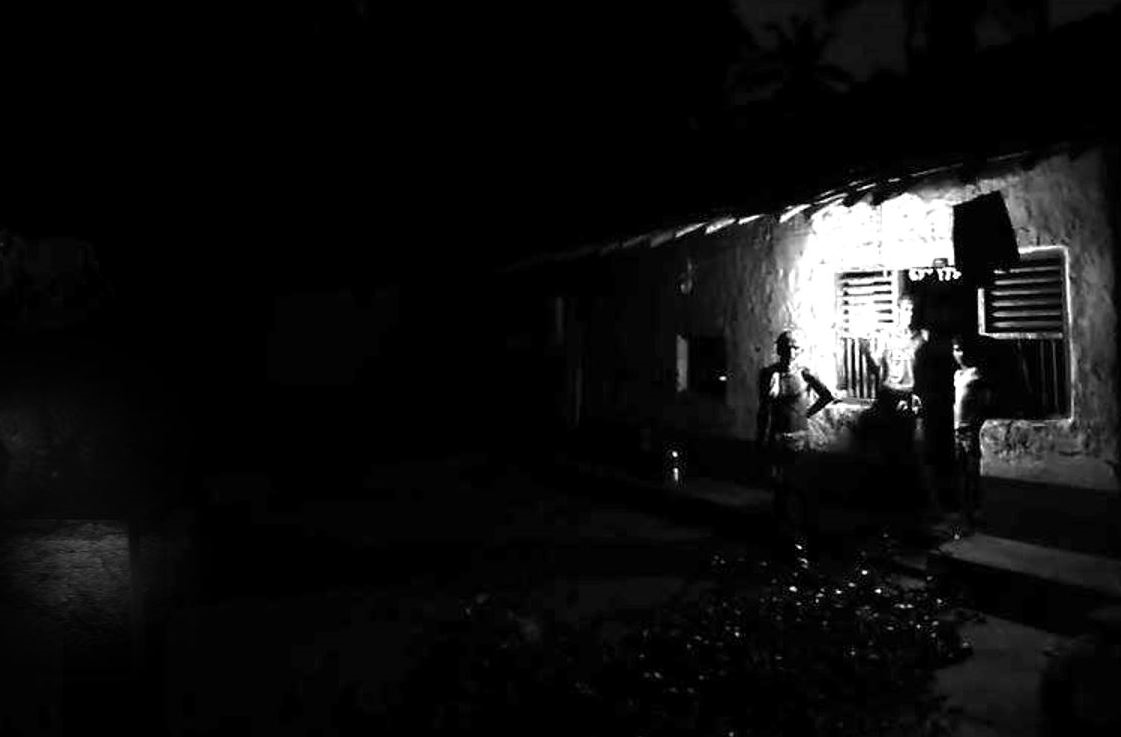
#> input picture cctv2.png, 1121 x 737 px
$ python clahe1.py
#> lines starting #> are read from the running program, lines starting #| are printed output that depends on the picture
# [18 lines of commented-out code are left out]
import cv2
import numpy as np
image = cv2.imread('cctv2.png')
#> image is the input picture: shape (737, 1121, 3); min 0, max 255, mean 15.5
gray = cv2.cvtColor(image, cv2.COLOR_BGR2GRAY)
cv2.imshow('gray', gray)
equalized = cv2.equalizeHist(gray)
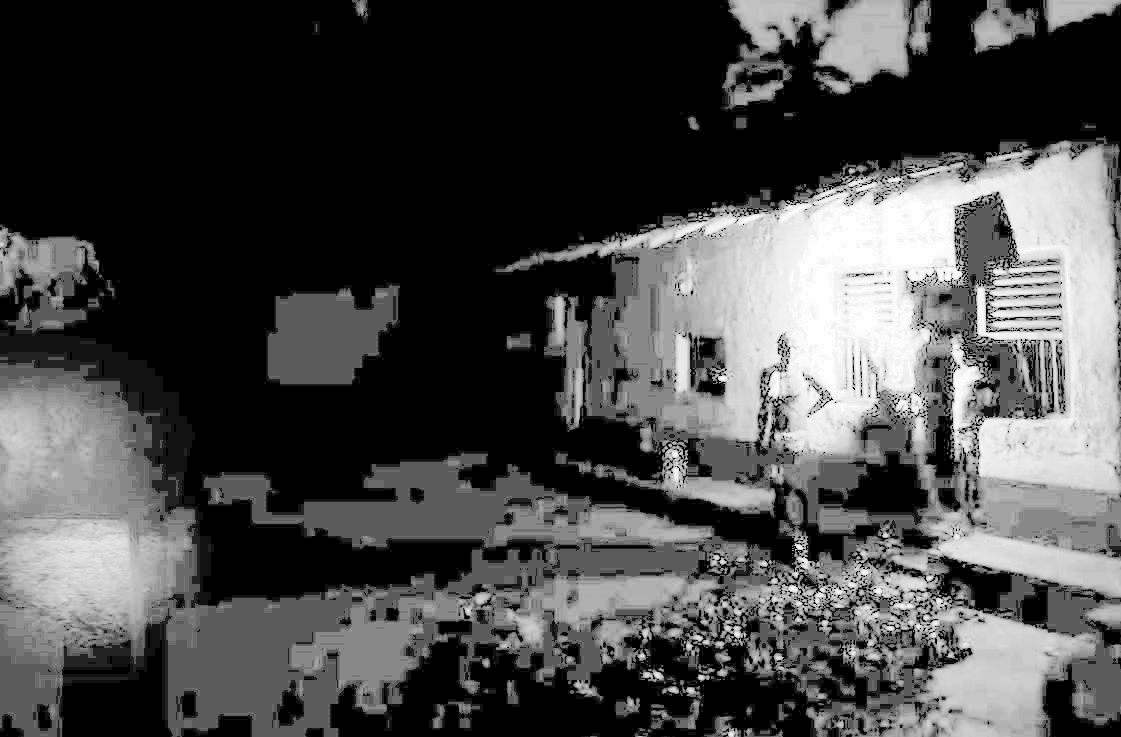
#> equalized: shape (737, 1121); min 0, max 255, mean 73.6
cv2.imshow('equalized', equalized)
clahe = cv2.createCLAHE(clipLimit=5.0)
result = clahe.apply(gray)
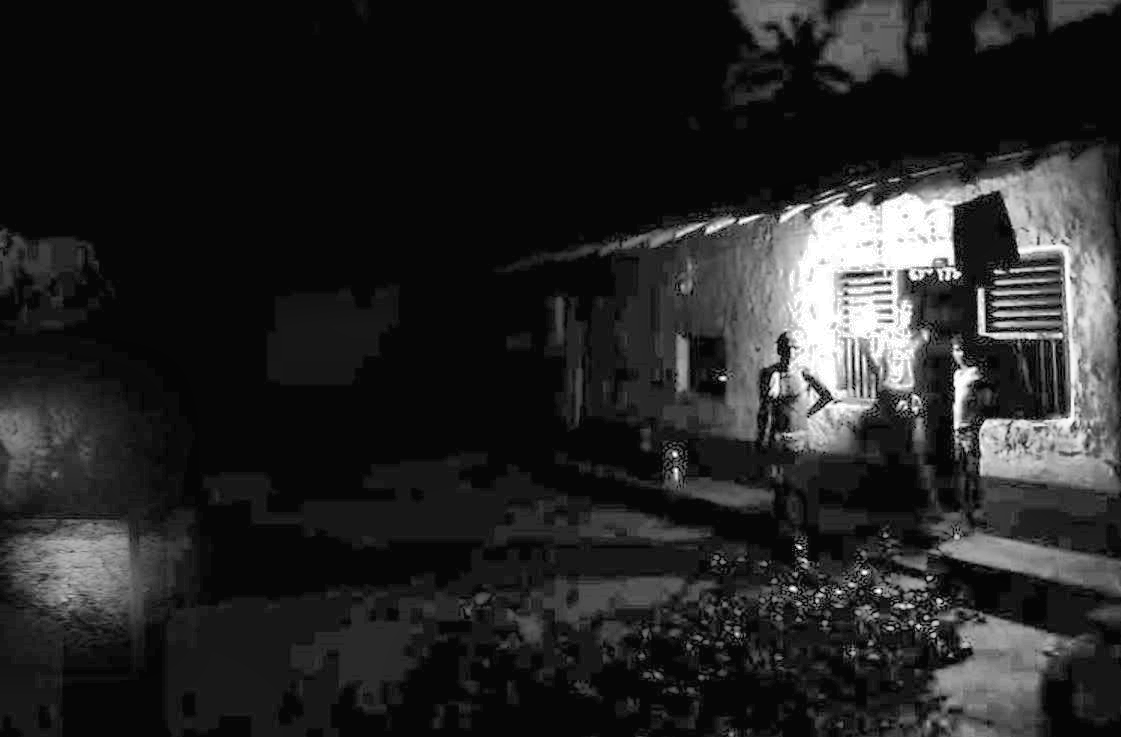
#> result: shape (737, 1121); min 3, max 255, mean 37
cv2.imshow('result', result)
cv2.waitKey(0)
cv2.destroyAllWindows()

$ run again, with cctv1.png copied over cctv2.png
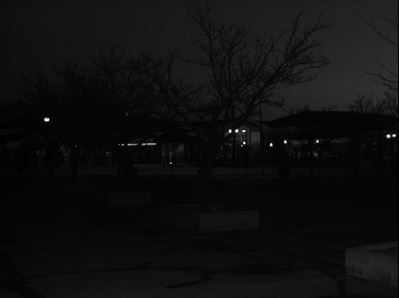
#> input picture cctv1.png, 399 x 298 px
#> image is the input picture: shape (298, 399, 3); min 0, max 255, mean 14.8
#> `equalized = cv2.equalizeHist(gray)`:
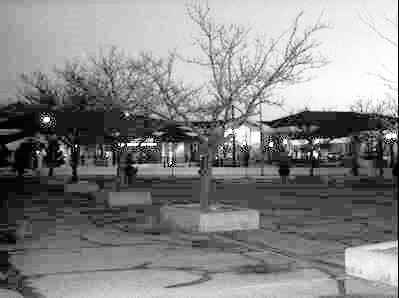
#> equalized: shape (298, 399); min 0, max 255, mean 132.4
#> `result = clahe.apply(gray)`:
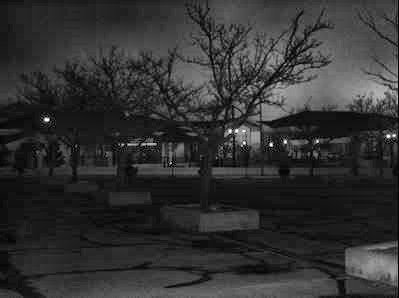
#> result: shape (298, 399); min 2, max 255, mean 49.6

$ run again, with cctv3.png copied over cctv2.png
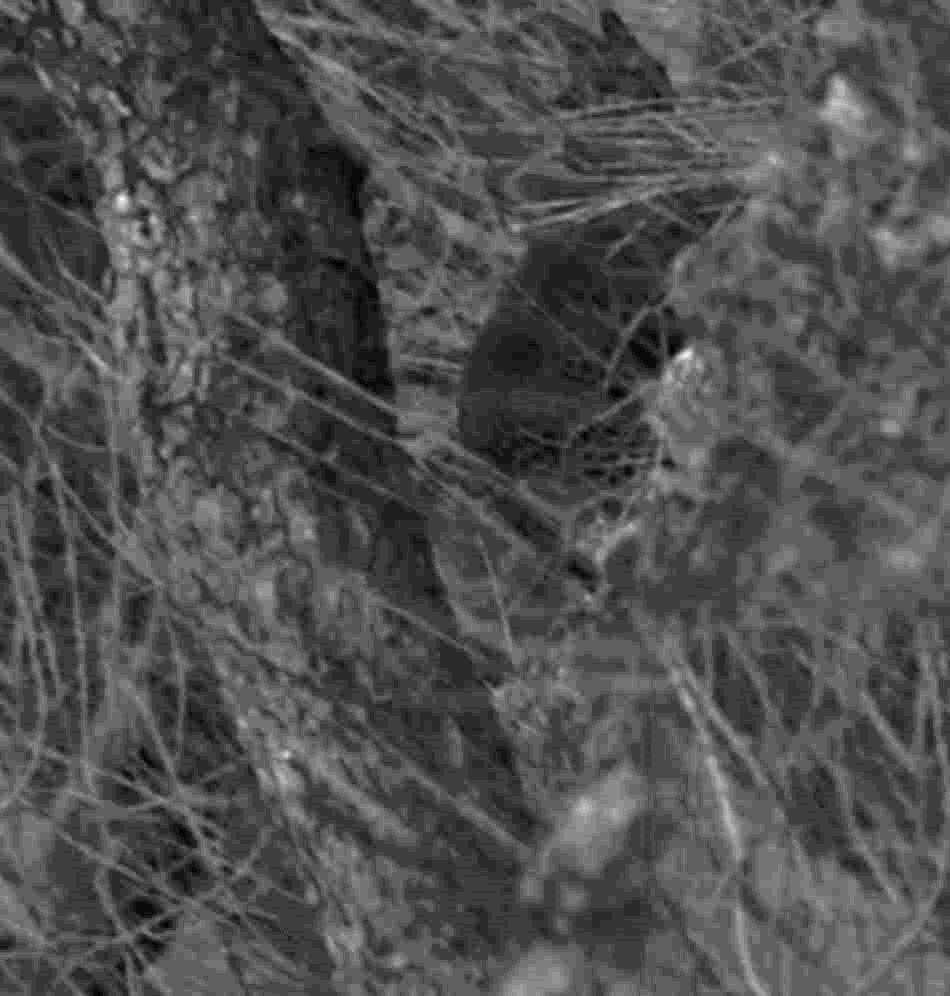
#> input picture cctv3.png, 950 x 996 px
#> image is the input picture: shape (996, 950, 3); min 0, max 24, mean 7.5
#> `equalized = cv2.equalizeHist(gray)`:
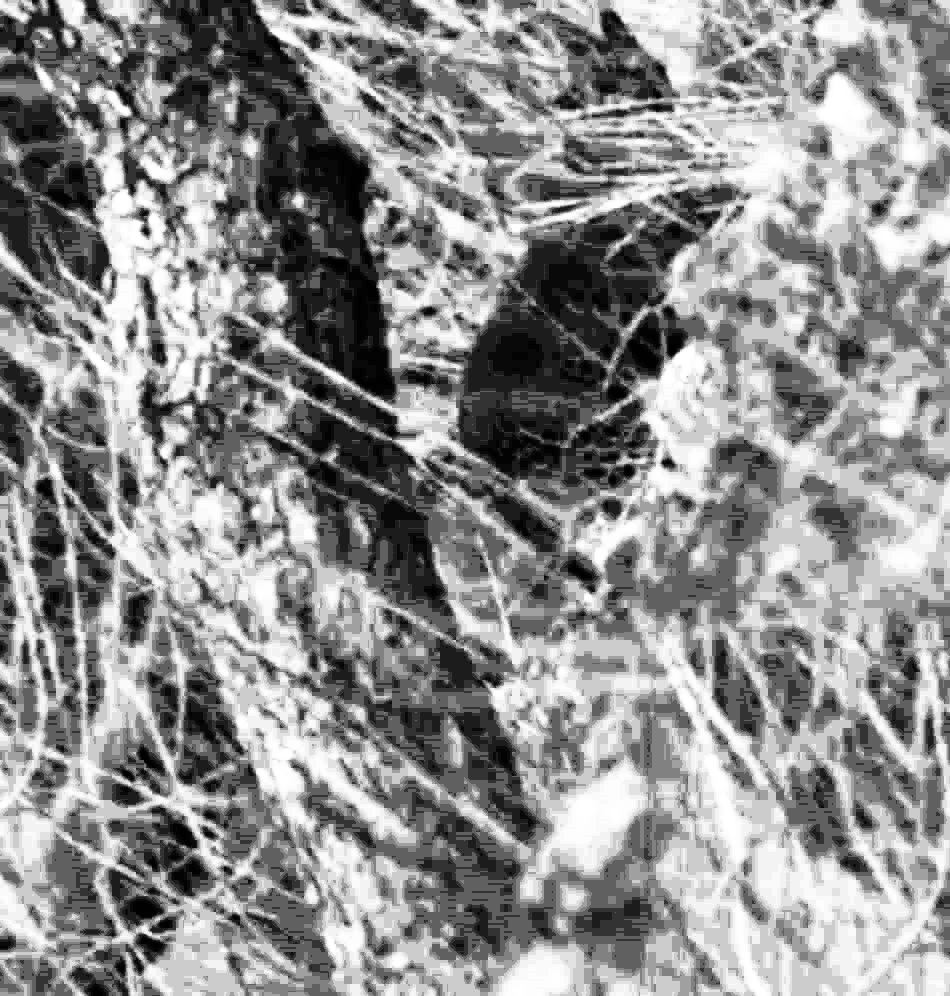
#> equalized: shape (996, 950); min 0, max 255, mean 142.6
#> `result = clahe.apply(gray)`:
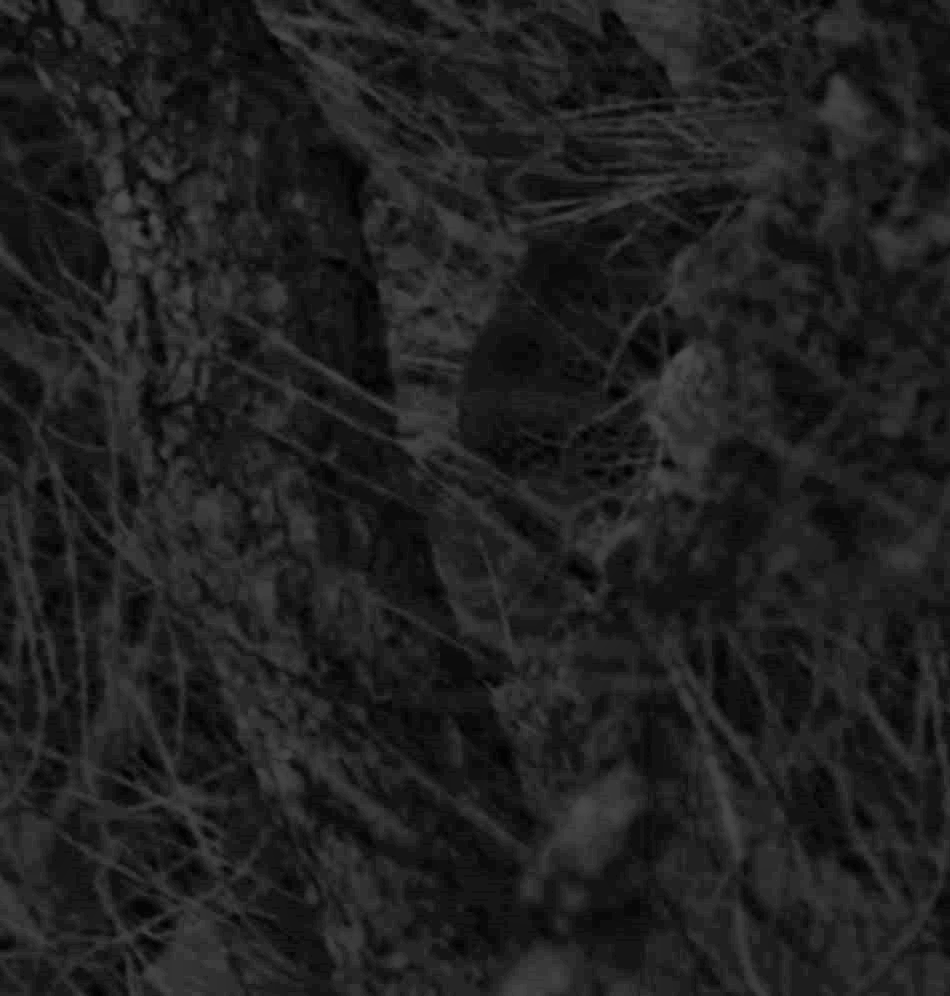
#> result: shape (996, 950); min 1, max 80, mean 32.1

$ run again, with cctv4.png copied over cctv2.png
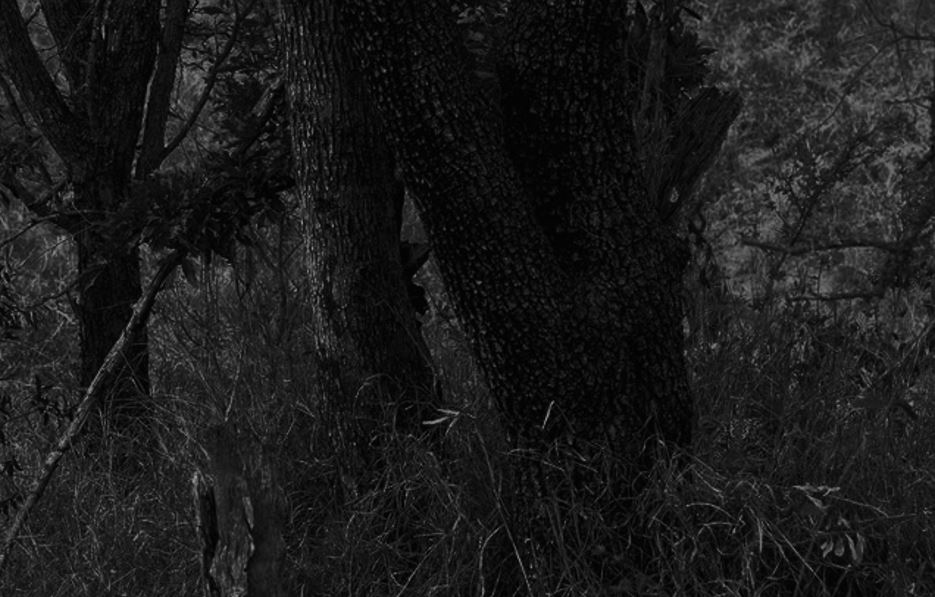
#> input picture cctv4.png, 935 x 597 px
#> image is the input picture: shape (597, 935, 3); min 0, max 158, mean 26.9
#> `equalized = cv2.equalizeHist(gray)`:
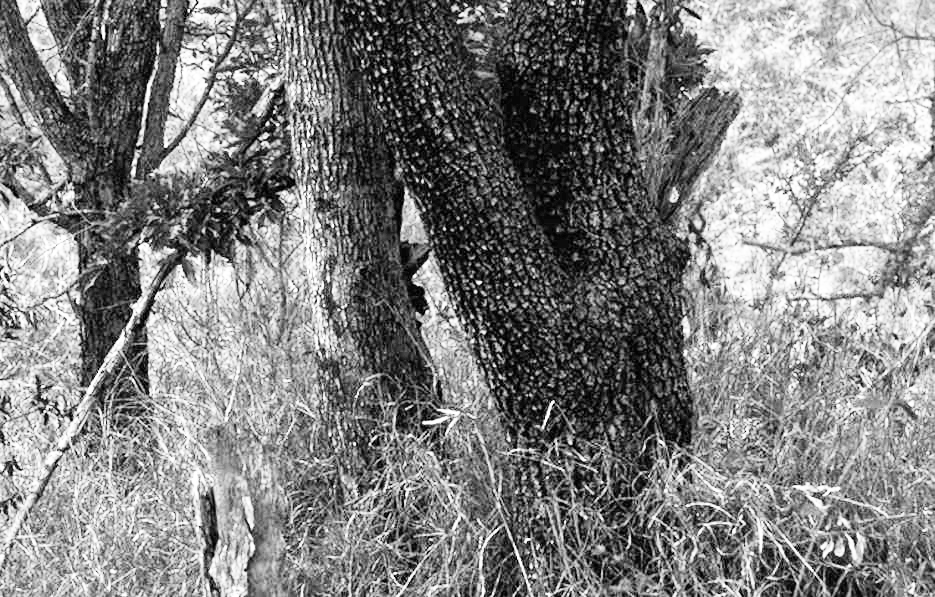
#> equalized: shape (597, 935); min 0, max 255, mean 129.3
#> `result = clahe.apply(gray)`:
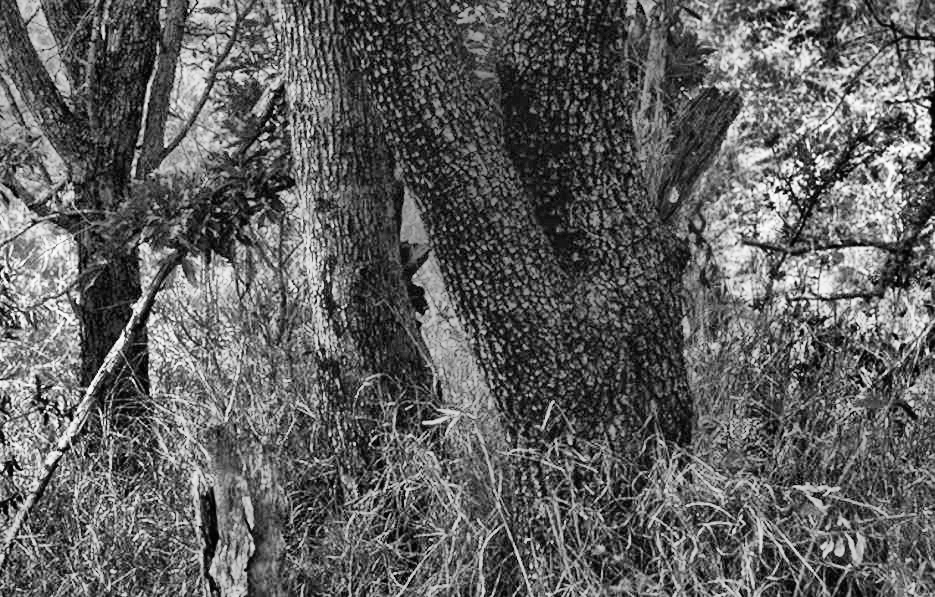
#> result: shape (597, 935); min 0, max 253, mean 95.5
